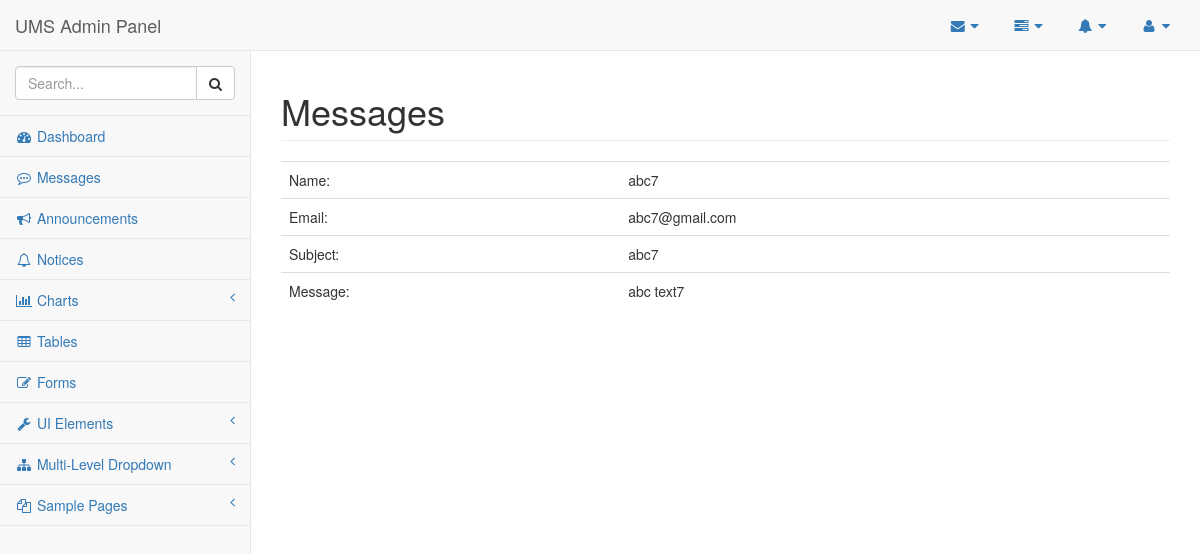
The app's page /admin/pages/msg-view.php, older data.
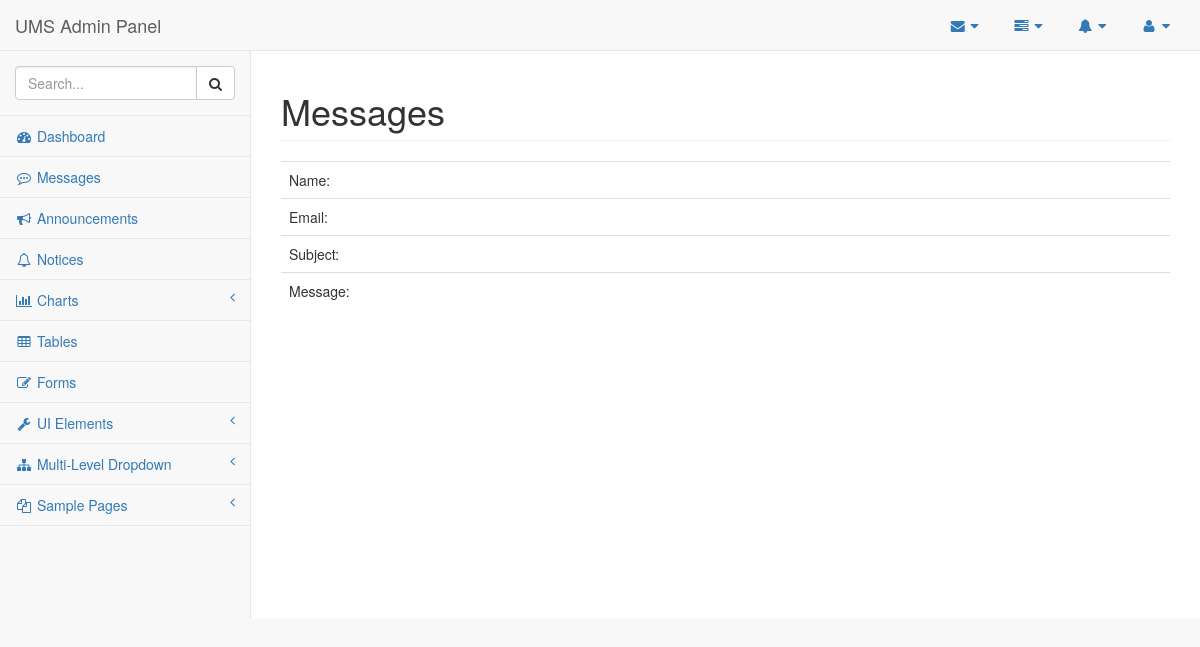
The same page, newer data.
### tables this page shows
CREATE TABLE `comments` (
  `com_id` int(11) NOT NULL,
  `com_name` varchar(48) NOT NULL,
  `com_email` varchar(48) NOT NULL,
  `com_subject` varchar(48) NOT NULL,
  `com_message` varchar(255) NOT NULL
);

### admin/pages/msg-view.php (the view, shortened to what the changed rows need)
<?php
    require_once('config.php');
    $id = $_GET['id'];
?>
<!DOCTYPE html>
<html lang="en">
<head>
    <link href="../vendor/bootstrap/css/bootstrap.min.css" rel="stylesheet">
    <link href="../vendor/metisMenu/metisMenu.min.css" rel="stylesheet">
    <link href="../dist/css/sb-admin-2.css" rel="stylesheet">
    <link href="../vendor/font-awesome/css/font-awesome.min.css" rel="stylesheet" type="text/css">
</head>
<body>
    <div id="wrapper">
        <div id="page-wrapper">
            <div class="row">
                <div class="col-lg-12">
                    <h1 class="page-header">Messages</h1>
                     <div class="table-responsive">
                        <table class="table">
                            <tbody>
                            <?php
                                $slt ="SELECT * FROM comments WHERE com_id='$id'";
                                $qre = mysqli_query($DBC, $slt);
                                $data=mysqli_fetch_array($qre);
                             ?>
                                <tr>
                                    <td>Name:</td>
                                    <td><?= $data['com_name']; ?></td>
                                </tr>
                                <tr>
                                    <td>Email:</td>
                                    <td><?= $data['com_email']; ?></td>
                                </tr>
                                <tr>
                                    <td>Subject:</td>
                                    <td><?= $data['com_subject']; ?></td>
                                </tr>
                                <tr>
                                    <td>Message:</td>
                                    <td><?= $data['com_message']; ?></td>
                                </tr>
                            </tbody>
                        </table>
                    </div>
                </div>
            </div>
        </div>
    </div>
</body>
</html>

Row changes from the older to the newer data that the page shows:
removed comments: com_name "abc7", com_email "abc7@gmail.com", com_subject "abc7", com_message "abc text7"
